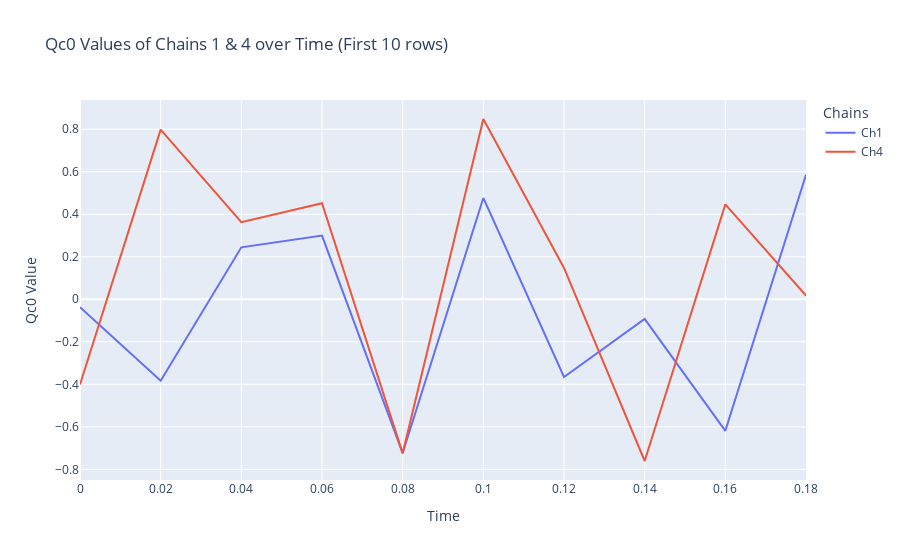

Source (notebook cell):
### Markdown cell above
# PLOT OF CHAIN 1 with CHAIN 4

### Code cell
# Specify the column name for comparison
column_name = 'Qc0'

# Create a DataFrame for the first 10 rows of all chains
data = pd.concat([ch1.head(10), ch4.head(10)],
                 keys=['Ch1', 'Ch4'])

# Create an interactive line plot using Plotly
fig = px.line(data, x='time', y=column_name, color=data.index.get_level_values(0),
              labels={'time': 'Time', column_name: 'Qc0 Value'},
              title=f'{column_name} Values of Chains 1 & 4 over Time (First 10 rows)')
fig.update_layout(legend_title_text='Chains')
fig.show()

### Figure 1 — Plotly figure (JSON) as saved in the notebook; plotly's stock layout.template omitted (floating-point values rounded to 4 significant figures)
{"data": [{"hovertemplate": "color=Ch1<br>Time=%{x}<br>Qc0 Value=%{y}<extra></extra>", "legendgroup": "Ch1", "line": {"color": "#636efa", "dash": "solid"}, "marker": {"symbol": "circle"}, "mode": "lines", "name": "Ch1", "orientation": "v", "showlegend": true, "type": "scatter", "x": [0, 0.02, 0.04, 0.06, 0.08, 0.1, 0.12, 0.14, 0.16, 0.18], "xaxis": "x", "y": [-0.03725, -0.3829, 0.2444, 0.2994, -0.7234, 0.4766, -0.3654, -0.09198, -0.6186, 0.5857], "yaxis": "y"}, {"hovertemplate": "color=Ch4<br>Time=%{x}<br>Qc0 Value=%{y}<extra></extra>", "legendgroup": "Ch4", "line": {"color": "#EF553B", "dash": "solid"}, "marker": {"symbol": "circle"}, "mode": "lines", "name": "Ch4", "orientation": "v", "showlegend": true, "type": "scatter", "x": [0, 0.02, 0.04, 0.06, 0.08, 0.1, 0.12, 0.14, 0.16, 0.18], "xaxis": "x", "y": [-0.4006, 0.7981, 0.3625, 0.4517, -0.7247, 0.848, 0.1476, -0.7607, 0.4462, 0.01716], "yaxis": "y"}], "layout": {"legend": {"title": {"text": "Chains"}, "tracegroupgap": 0}, "title": {"text": "Qc0 Values of Chains 1 & 4 over Time (First 10 rows)"}, "xaxis": {"anchor": "y", "domain": [0, 1], "title": {"text": "Time"}}, "yaxis": {"anchor": "x", "domain": [0, 1], "title": {"text": "Qc0 Value"}}}}
